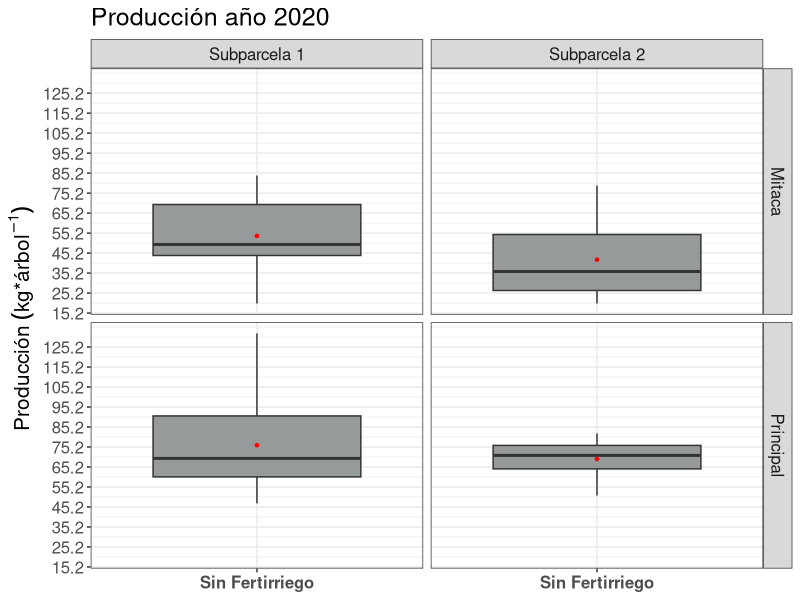
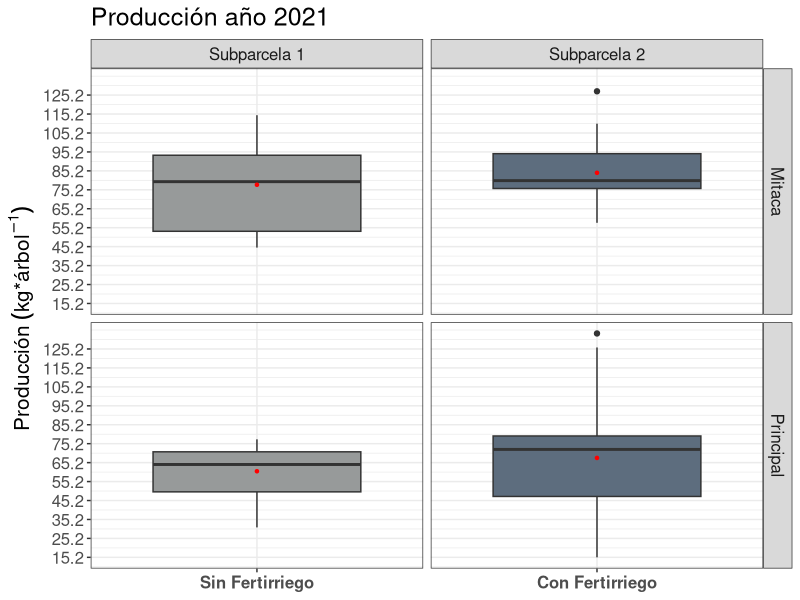
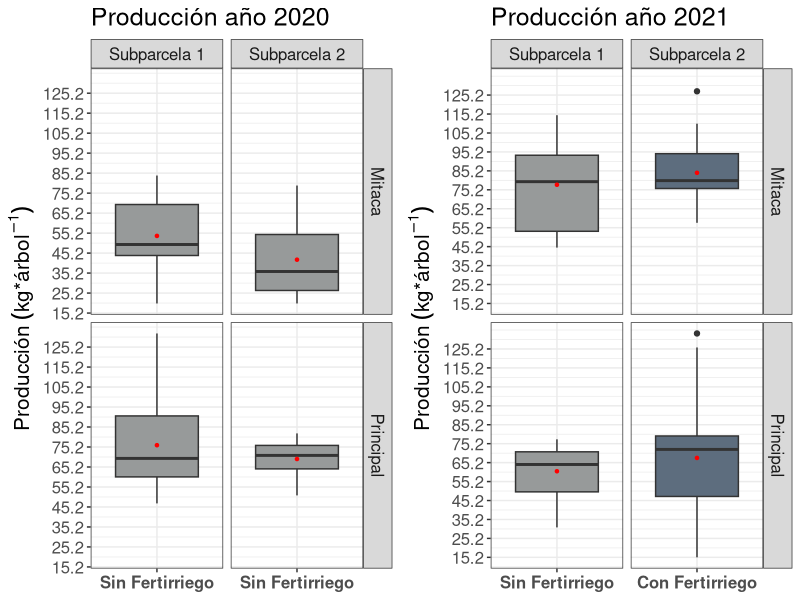
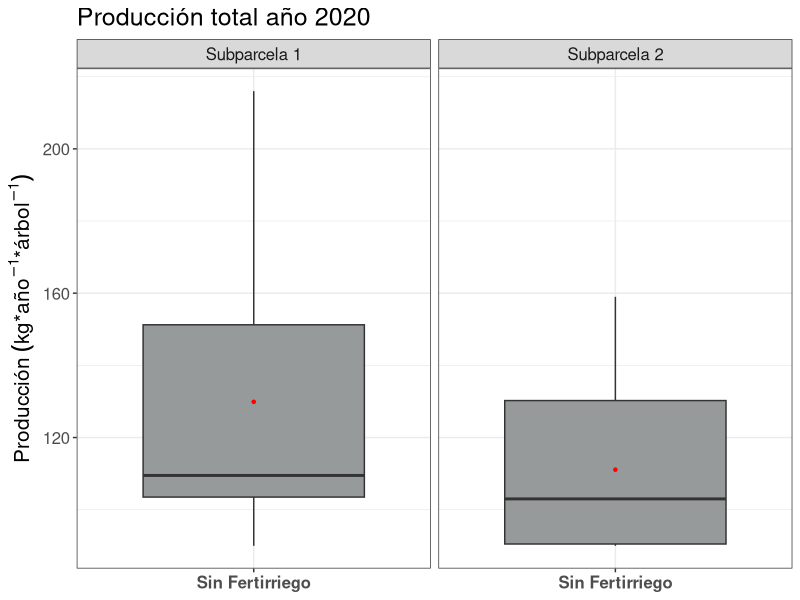
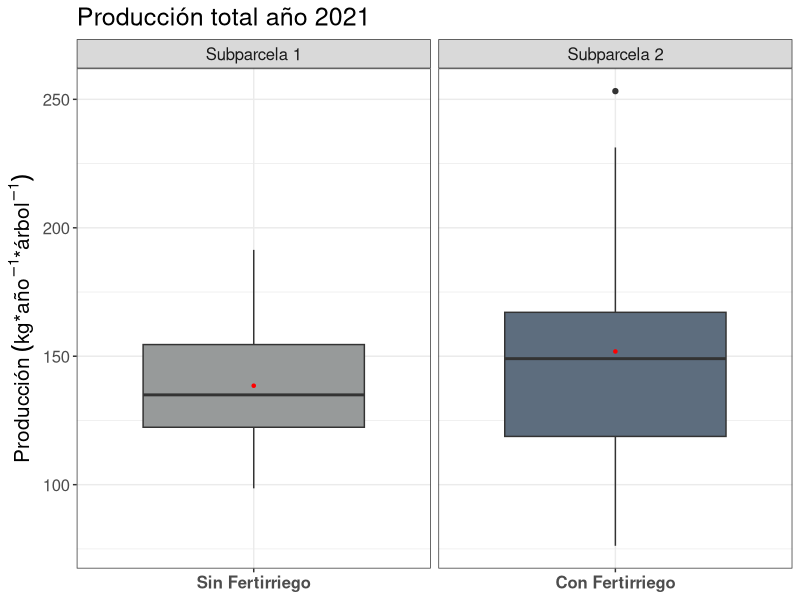
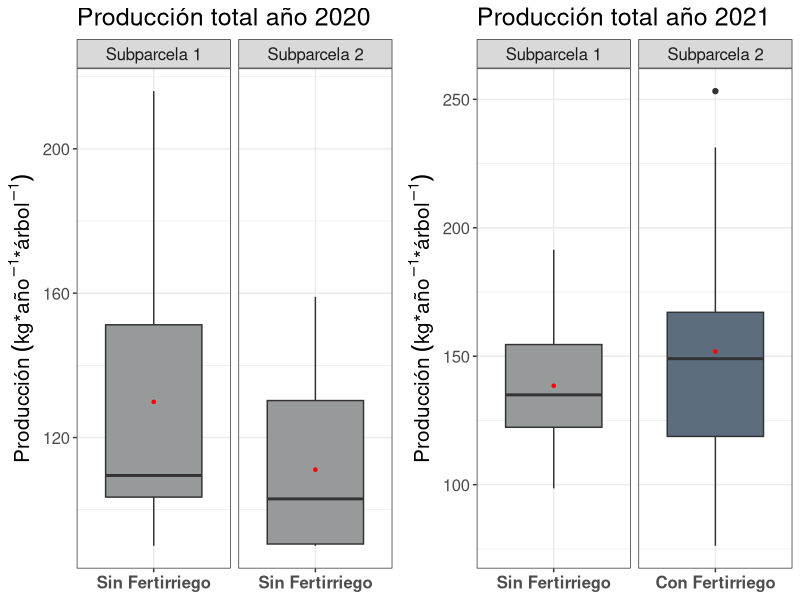
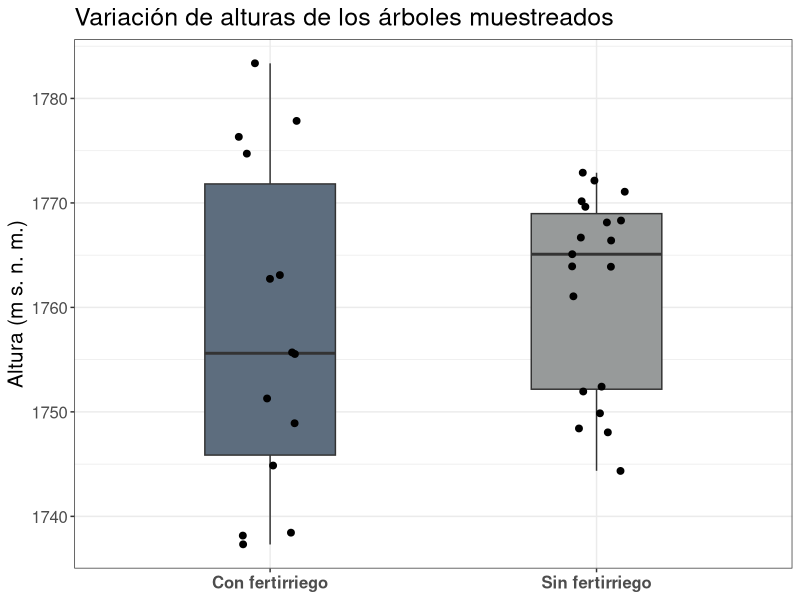
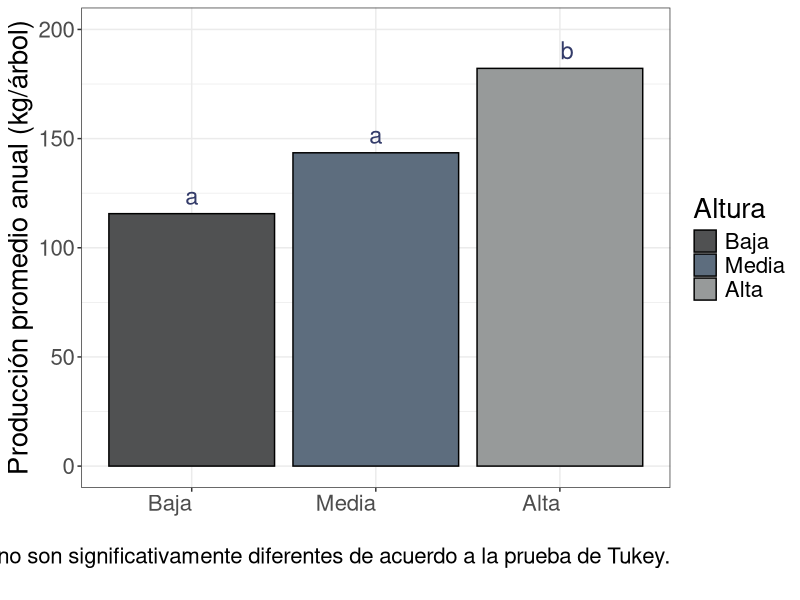

These figures' R source, in order: (Note: this script raises an error after producing the figures.)
## ---- chunk 1
knitr::opts_chunk$set(echo = FALSE,
	message = FALSE,
	warning = FALSE,
	cache = FALSE,
	dpi = 300)

library(tidyverse)
library(kableExtra)
library(gridExtra)
library(emmeans)
library(multcomp)
library(broom)
## ---- chunk 2
data <- read.csv("Data/data.csv", sep = ";", header = T, na.strings = ".")

## ---- chunk 3
graph_1 <- data %>% dplyr::filter(Temporada == 2020) %>%  ggplot(aes(x = Tratamiento, y = Produccion_arbol, fill = Tratamiento)) +
  geom_boxplot(show.legend = F) +
  stat_summary(fun.y = mean, geom="point", shape=20, color="red", fill="red") +
  scale_fill_manual(values = c("#979a9a")) +
  labs(y = expression(Producción~(kg*"*"*árbol^-1)), x = NULL, title = "Producción año 2020") +
  scale_y_continuous(breaks = round(seq(min(data$Produccion_arbol), max(data$Produccion_arbol), by = 10), 1)) +
  facet_grid(Cosecha~Subparcela, scales = "free_x") +
  theme_bw() +
  theme(text = element_text(size = 15),
        axis.text.x = element_text(face="bold")) 
  

graph_1
## ---- chunk 4
graph_2 <- data %>% dplyr::filter(Temporada == 2021) %>%  ggplot(aes(x = Tratamiento, y = Produccion_arbol, fill = Tratamiento)) +
  geom_boxplot(show.legend = F) +
  stat_summary(fun.y = mean, geom="point", shape=20, color="red", fill="red") +
  scale_fill_manual(values = c("#5d6d7e", "#979a9a")) +
  labs(y = expression(Producción~(kg*"*"*árbol^-1)), x = NULL, title = "Producción año 2021") +
  scale_y_continuous(breaks = round(seq(min(data$Produccion_arbol), max(data$Produccion_arbol), by = 10), 1)) +
  theme_bw() +
  theme(text = element_text(size = 15),
        axis.text.x = element_text(face="bold")) +
  facet_grid(Cosecha~Subparcela, scales = "free_x")

graph_2
## ---- chunk 5
grid.arrange(graph_1, graph_2, ncol=2)
## ---- chunk 6
graph_3 <- data %>% group_by(Temporada, Subparcela, Rep, Tratamiento) %>% summarise(acum = sum(Produccion_arbol)) %>% 
  dplyr::filter(Temporada == 2020) %>% 
  ggplot(aes(x = Tratamiento, y = acum, fill = Tratamiento)) +
  geom_boxplot(show.legend = F) +
  stat_summary(fun.y = mean, geom="point", shape=20, color="red", fill="red") +
  scale_fill_manual(values = c("#979a9a")) +
  labs(y =expression(Producción~(kg*"*"*año^-1*"*"*árbol^-1)), x = NULL, title = "Producción total año 2020") +
  #scale_y_continuous(breaks = round(seq(min(data$Produccion_arbol), max(data$Produccion_arbol), by = 10), 1)) +
  theme_bw() +
  theme(text = element_text(size = 15),
        axis.text.x = element_text(face="bold")) +
  facet_grid(~Subparcela, scales = "free_x")
graph_3
## ---- chunk 7
graph_4 <- data %>% group_by(Temporada, Subparcela, Rep, Tratamiento) %>% summarise(acum = sum(Produccion_arbol)) %>% 
  dplyr::filter(Temporada == 2021) %>% 
  ggplot(aes(x = Tratamiento, y = acum, fill = Tratamiento)) +
  geom_boxplot(show.legend = F) +
  stat_summary(fun.y = mean, geom="point", shape=20, color="red", fill="red") +
  scale_fill_manual(values = c("#5d6d7e", "#979a9a")) +
  labs(y = expression(Producción~(kg*"*"*año^-1*"*"*árbol^-1)), x = NULL, title = "Producción total año 2021") +
  #scale_y_continuous(breaks = round(seq(min(data$Produccion_arbol), max(data$Produccion_arbol), by = 10), 1)) +
  theme_bw() +
  theme(text = element_text(size = 15),
        axis.text.x = element_text(face="bold")) +
  facet_grid(~Subparcela, scales = "free_x")
graph_4

## ---- chunk 8
grid.arrange(graph_3, graph_4, ncol=2)
## ---- chunk 9
pn_acum <- data %>% group_by(Temporada, Subparcela, Rep, Tratamiento, Altura) %>% summarise(acum = sum(Produccion_arbol))
## ---- chunk 10

Ticks <- c("Con fertirriego", "Sin fertirriego")
pn_acum %>% dplyr::filter(Temporada == 2021) %>% ggplot(aes(x = Tratamiento, y = Altura)) +
  geom_boxplot(width=0.4, aes(fill= Tratamiento), show.legend = F) +
  scale_fill_manual(values = c("#5d6d7e", "#979a9a")) +
  geom_jitter(width = 0.1, size = 2) +
  labs(title = "Variación de alturas de los árboles muestreados", y = "Altura (m s. n. m.)", x = NULL) +
  theme_bw()+
  scale_x_discrete(labels= Ticks) +
  theme(text = element_text(size = 15),
        axis.text.x = element_text(face="bold"))
  
## ---- chunk 11
pn_acum_2021 <- pn_acum %>% dplyr::filter(Temporada == 2021) %>% 
  mutate(Altura_category = case_when(
    Altura <= 1750 ~ "Baja",
    Altura <= 1770 ~ "Media",
    Altura > 1770 ~ "Alta"
    )
  ) 

pn_acum_2021$Altura_category = as.factor(pn_acum_2021$Altura_category)
## ---- chunk 12
mod.aguacate <- lm(acum ~ Tratamiento + Altura_category, data = pn_acum_2021)
# ANOVA para mostrar
ao_aguacate <- anova(mod.aguacate)

## ---- chunk 13

# Mean comparisons by Finca
  mean_comparisons_altura <- mod.aguacate %>% 
    emmeans(pairwise ~ "Altura_category", adjust="tukey") %>% 
    pluck("emmeans") %>% 
    cld(details=TRUE, Letters=letters) # add letter display

## ---- chunk 14
# plotting Results for Tto para mostrar
mean_comparisons_altura$emmeans$Altura_category <- factor(mean_comparisons_altura$emmeans$Altura_category, levels = c("Baja", "Media", "Alta"))

ggplot() +
    geom_col(
    data = mean_comparisons_altura$emmeans,
    aes(y = emmean, x = reorder(Altura_category, emmean), fill = Altura_category), col = "black") +
  # red letters 
  geom_text(
    data = mean_comparisons_altura$emmeans,
    aes(y = emmean, x = Altura_category, label = .group, vjust=-0.5),
    color = "#333b69", size = 6
  ) + 
  scale_fill_manual(values = c("#505152", "#5d6d7e", "#979a9a")) +
  ylim(c(0, 200)) + # force y-axis to start at 0
  ylab("Producción promedio anual (kg/árbol)") + # label y-axis      # label x-axis
  labs(x = NULL, fill = "Altura", caption = "
       Promedios con letras iguales no son significativamente diferentes de acuerdo a la prueba de Tukey.
       ") +
  theme_bw() +
  theme(text = element_text(size = 20),
        axis.text.x = element_text(hjust = 1)) # clearer plot format 
## ---- chunk 15
r_cor <- round(cor(pn_acum_2021$acum, pn_acum_2021$Altura, method = "pearson"),3)

pn_acum_2021 %>% ggplot(aes(x = Altura, y = acum)) +
  labs(x = "Altura (m s. n. m.)", y = "Producción anual (kg/árbol)") +
  geom_point(size = 3, alpha = 0.6) +
  #scale_color_manual(values = c("#5d6d7e", "#979a9a")) +
  geom_smooth(method = "lm", se = F, color = "black") +
  annotate("text", x = 1765, y = 225, parse = TRUE, size = 7,
           label = "'r = 0,634:  '") +
  theme_bw() +
  theme(text = element_text(size = 20),
        axis.text.x = element_text(face="bold"))

## ---- chunk 16
pn_acum_2021 %>% ungroup() %>% mutate(Tratamiento = recode_factor(pn_acum_2021$Tratamiento, `Sin Fertirriego` = "Sin fertirriego",
        `Con Fertirriego` = "Con fertirriego")) %>% 
          ggplot(aes(x = Altura, y = acum, color = Tratamiento)) +
  labs(x = "Altura (m s. n. m.)", y = "Producción anual (kg/árbol)") +
  geom_point(aes(shape = Tratamiento), size = 4, color = "black", alpha = 0.6, show.legend = F) +
  #scale_color_manual(values = c("#5d6d7e", "#979a9a")) +
  geom_smooth(method = "lm", se = F, color = "black") +
  theme_bw() +
  theme(text = element_text(size = 20),
        axis.text.x = element_text(face="bold")) +
  facet_wrap(~Tratamiento)
## ---- chunk 17
Calidad_fruto <- read.csv("Data/Calidad_fruto.csv", sep = ";", header = T, na.strings = ".")
Calidad_fruto <- Calidad_fruto %>% dplyr::select(!Peso_fruto)
Calidad_fruto <- Calidad_fruto %>% dplyr::mutate(Peso_fruto = (Peso_corteza+Peso_meso+Peso_semilla),
                                                 Porc_pulpa = (Peso_meso/(Peso_corteza+Peso_meso+Peso_semilla))*100)

Calidad_fruto <- Calidad_fruto %>% relocate(Peso_fruto, Porc_pulpa, .after = Cosecha)

Calidad_fruto <- Calidad_fruto %>% relocate(Peso_meso, Peso_corteza, Peso_semilla, .before = Porc_pulpa)

## ---- chunk 18
library(corrplot)

res <- cor(use = "na.or.complete", Calidad_fruto %>% dplyr::select(-c("Subparcela", "Muestra", "Cosecha", "Forma__corteza")))
corrplot(res, type = "upper", order = "hclust", 
         tl.col = "black", tl.srt = 45, cl.cex = 2, tl.cex = 1.5)
## ---- chunk 19
res_Traviesa <- cor(use = "na.or.complete", Calidad_fruto %>% dplyr::filter(Cosecha == "Traviesa") %>% dplyr::select(-c("Subparcela", "Muestra", "Cosecha", "Forma__corteza", "pH_endo")))
corrplot(res_Traviesa, type = "upper", tl.col = "black", tl.srt = 45, cl.cex = 2, tl.cex = 1.5)

## ---- chunk 20
res_principal <- cor(use = "na.or.complete", Calidad_fruto %>% dplyr::filter(Cosecha == "Principal") %>% dplyr::select(-c("Subparcela", "Muestra", "Cosecha", "Forma__corteza", "pH_endo")))
corrplot(res_principal, type = "upper", tl.col = "black", tl.srt = 45, cl.cex = 2, tl.cex = 1.5)
## ---- chunk 21
boxp_prom_calidad <- Calidad_fruto %>% dplyr::filter(Cosecha == "Principal")


ggplot(boxp_prom_calidad, aes(x = Subparcela, y = Peso_fruto)) +
  geom_bar(stat = 'summary', aes(fill= Subparcela), col = "black", show.legend = F) +
  scale_fill_manual(values = c("#5d6d7e", "#979a9a")) +
  stat_summary(aes(label = round(..y..,2)), fun.y=mean, geom="text",
               vjust = -0.5, size = 6) +
  labs(y = "Peso de fruto (g)", title = "Peso de fruto", x = NULL) +
  theme_bw() +
  theme(axis.text.x = element_text(face="bold"),
        text = element_text(size = 15)) 
## ---- chunk 22
ggplot(boxp_prom_calidad, aes(x = Subparcela, y = Peso_meso, fill = Subparcela)) +
  geom_bar(stat = 'summary', aes(fill= Subparcela), show.legend = F, col = "black") +
  scale_fill_manual(values = c("#5d6d7e", "#979a9a")) +
  stat_summary(aes(label = round(..y..,2)), fun.y=mean, geom="text",
               vjust = -0.5,  size = 6) +
  theme(legend.position = "top") +
  labs(y = "Peso de mesocarpio (g)", title = "Peso de mesocarpio", x = NULL) +
  theme_bw() +
  theme(axis.text.x = element_text(face="bold"),
        text = element_text(size = 15)) 
## ---- chunk 23
ggplot(boxp_prom_calidad, aes(x = Subparcela, y = Peso_corteza, fill = Subparcela)) +
  geom_bar(stat = 'summary', aes(fill= Subparcela), show.legend = F, col = "black") +
  scale_fill_manual(values = c("#5d6d7e", "#979a9a")) +
  stat_summary(aes(label = round(..y..,2)), fun.y=mean, geom="text",
               vjust = -0.5, size = 6) +
  theme(legend.position = "top") +
  labs(y = "Peso de corteza (g)", title = "Peso de corteza",  x = NULL) +
  theme_bw() +
  theme(axis.text.x = element_text(face="bold"),
        text = element_text(size = 15)) 
## ---- chunk 24
ggplot(boxp_prom_calidad, aes(x = Subparcela, y = Peso_semilla, fill = Subparcela)) +
  geom_bar(stat = 'summary', aes(fill= Subparcela), show.legend = F, col = "black") +
  scale_fill_manual(values = c("#5d6d7e", "#979a9a")) +
  stat_summary(aes(label = round(..y..,2)), fun.y=mean, geom="text",
               vjust = -0.5, size = 6) +
  labs(y = "Peso de semilla (g)", title = "Peso de semilla",  x = NULL) +
  theme_bw() +
  theme(axis.text.x = element_text(face="bold"),
        text = element_text(size = 15))
## ---- chunk 25

ggplot(boxp_prom_calidad, aes(x = Subparcela, y = Porc_pulpa, fill = Subparcela)) +
  geom_bar(stat = 'summary', aes(fill= Subparcela), show.legend = F, col = "black") +
  scale_fill_manual(values = c("#5d6d7e", "#979a9a")) +
  stat_summary(aes(label = round(..y..,2)), fun.y=mean, geom="text",
               vjust = -0.5, size = 6) +
  labs(y = "Porcentaje de pulpa (%)", title = "Porcentaje de pulpa",  x = NULL)+
  theme_bw() +
  theme(axis.text.x = element_text(face="bold"),
        text = element_text(size = 15))
## ---- chunk 26

ggplot(boxp_prom_calidad, aes(x = Subparcela, y = Acidez_endo, fill = Subparcela)) +
  geom_bar(stat = 'summary', aes(fill= Subparcela), show.legend = F, col = "black") +
  scale_fill_manual(values = c("#5d6d7e", "#979a9a")) +
  stat_summary(aes(label = round(..y..,2)), fun.y=mean, geom="text",
               vjust = -0.5, size = 6) +
  labs(y = "Acidez (% ácido tartárico)", title = "% de acidez", x = NULL) +
  theme_bw() +
  theme(axis.text.x = element_text(face="bold"),
        text = element_text(size = 15))

## ---- chunk 27
ggplot(boxp_prom_calidad, aes(x = Subparcela, y = Grados_brix_endo, fill = Subparcela)) +
  geom_bar(stat = 'summary', aes(fill= Subparcela), show.legend = F, col = "black") +
  scale_fill_manual(values = c("#5d6d7e", "#979a9a")) +
  stat_summary(aes(label = round(..y..,2)), fun.y=mean, geom="text", size=6,
               vjust = -0.4) +
  labs(y = "ºBrix", title = "ºBrix", x = NULL) +
  theme_bw() +
  theme(axis.text.x = element_text(face="bold"),
        text = element_text(size = 15))
## ---- chunk 28

ggplot(boxp_prom_calidad, aes(x = Subparcela, y = Grasa.total_endo, fill = Subparcela)) +
  geom_bar(stat = 'summary', aes(fill= Subparcela), show.legend = F, col = "black") +
  scale_fill_manual(values = c("#5d6d7e", "#979a9a")) +
  stat_summary(aes(label = round(..y..,2)), fun.y=mean, geom="text", size=6,
               vjust = -0.4) +
  labs(y = "Grasa total (g/100 g)", title = "Grasa Total", x = NULL) +
  theme_bw() +
  theme(axis.text.x = element_text(face="bold"),
        text = element_text(size = 15))
## ---- chunk 29

ggplot(boxp_prom_calidad, aes(x = Subparcela, y = Fibra.cruda_endo, fill = Subparcela)) +
  geom_bar(stat = 'summary', aes(fill= Subparcela), show.legend = F, col = "black") +
  scale_fill_manual(values = c("#5d6d7e", "#979a9a")) +
  stat_summary(aes(label = round(..y..,2)), fun.y=mean, geom="text", size=6,
               vjust = -0.4) +
  labs(y = "Fibra total (g/100 g)", title = "Fibra Total", x = NULL) +
  theme_bw() +
  theme(axis.text.x = element_text(face="bold"),
        text = element_text(size = 15))
